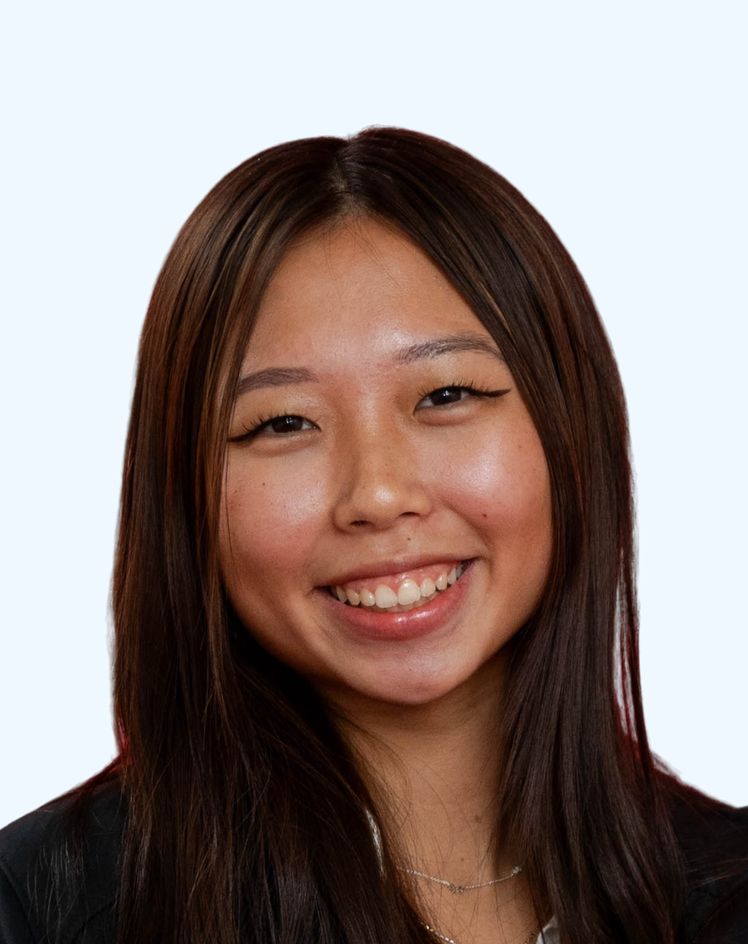
#> input picture proj3/images/img1-1.png, 748 x 944 px, shrunk from 1014 x 1280 before the run
$ python correspondance.py
#> lines starting #> are read from the running program, lines starting #| are printed output that depends on the picture
import json
import numpy as np
from scipy.spatial import Delaunay
import matplotlib.pyplot as plt
from PIL import Image
import os

# Print current working directory to check where the script is being run from
print("Current working directory:", os.getcwd())

# Load the JSON data from a file with correct path
with open('data/correspondance.json', 'r') as f:  # Ensure the file is in the 'data' folder
#> (reads proj3/data/correspondance.json from the repository)
    json_data = json.load(f)

# Extract points from the loaded JSON
im1_points = np.array(json_data["im1Points"])
im2_points = np.array(json_data["im2Points"])

# Compute the midway shape (average of the two point sets)
midway_points = (im1_points + im2_points) / 2

# Compute Delaunay triangulation on the midway shape
tri = Delaunay(midway_points)

# Save the triangulation for morphing purposes
triangulation_data = {
    "midway_points": midway_points.tolist(),  # Convert to list for JSON compatibility
    "simplices": tri.simplices.tolist()  # Save the triangular mesh
}

# Save the data to a JSON file
with open('data/triangulation_morph.json', 'w') as f:
    json.dump(triangulation_data, f)

print("Triangulation data saved successfully for morphing.")

# Create a figure with two subplots for the two images
fig, (ax1, ax2) = plt.subplots(1, 2, figsize=(10, 5))

# Load the two images
img1 = Image.open("images/img1-1.png")
#> img1 is the input picture: PIL image 748x944 RGBA; mean R, G, B, A 145.6, 130.6, 126.4, 255
img2 = Image.open("images/img2.png")
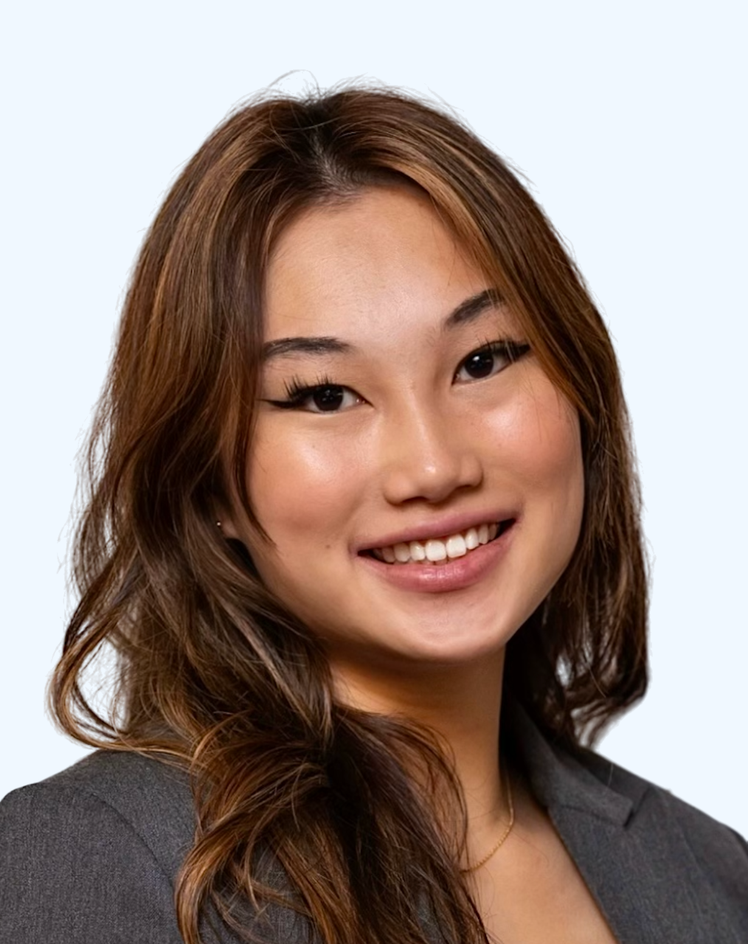
#> input picture proj3/images/img2.png, 748 x 944 px, shrunk from 1014 x 1280 before the run
#> img2 is the input picture: PIL image 748x944 RGBA; mean R, G, B, A 153.7, 135.5, 127.8, 255

# Show first image with triangulation
ax1.imshow(img1)
ax1.set_title("Image 1 with Triangulation")
for simplex in tri.simplices:
    ax1.plot(im1_points[simplex, 0], im1_points[simplex, 1], 'r-', linewidth=1)

# Show second image with triangulation
ax2.imshow(img2)
ax2.set_title("Image 2 with Triangulation")
for simplex in tri.simplices:
    ax2.plot(im2_points[simplex, 0], im2_points[simplex, 1], 'r-', linewidth=1)

plt.tight_layout()

# Save the figure to a file before showing it
plt.savefig('images/triangles.png')
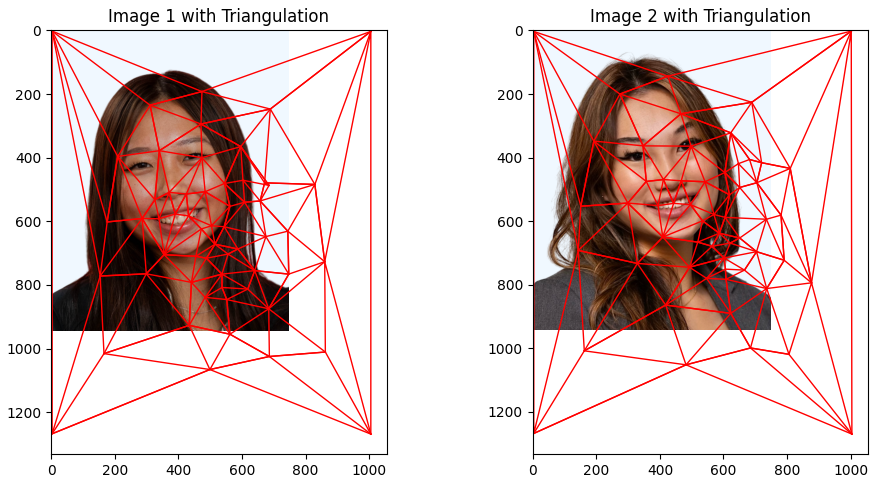
#> figure drawn by matplotlib, 2 panels

# Show the figure after saving it
plt.show()
